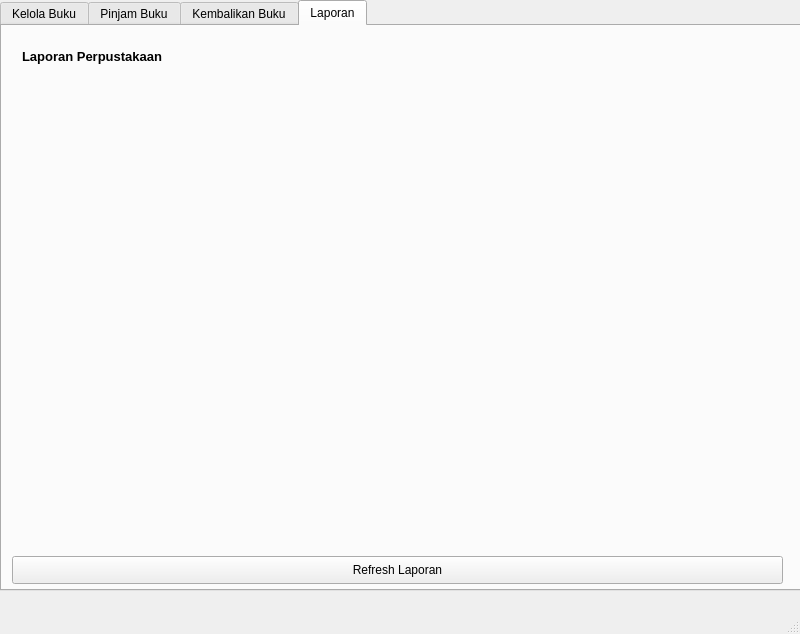
<?xml version="1.0" encoding="UTF-8"?>
<ui version="4.0">
 <class>title</class>
 <widget class="QMainWindow" name="title">
  <property name="geometry">
   <rect>
    <x>0</x>
    <y>0</y>
    <width>800</width>
    <height>634</height>
   </rect>
  </property>
  <property name="windowTitle">
   <string>Sistem Peminjaman Buku</string>
  </property>
  <widget class="QWidget" name="centralwidget">
   <widget class="QTabWidget" name="tabWidget">
    <property name="geometry">
     <rect>
      <x>0</x>
      <y>0</y>
      <width>801</width>
      <height>591</height>
     </rect>
    </property>
    <property name="currentIndex">
     <number>3</number>
    </property>
    <widget class="QWidget" name="books_tab">
     <attribute name="title">
      <string>Kelola Buku</string>
     </attribute>
     <widget class="QLabel" name="labelJudul">
      <property name="geometry">
       <rect>
        <x>10</x>
        <y>20</y>
        <width>55</width>
        <height>16</height>
       </rect>
      </property>
      <property name="text">
       <string>Judul:</string>
      </property>
     </widget>
     <widget class="QLabel" name="labelPenulis">
      <property name="geometry">
       <rect>
        <x>10</x>
        <y>50</y>
        <width>55</width>
        <height>16</height>
       </rect>
      </property>
      <property name="text">
       <string>Penulis:</string>
      </property>
     </widget>
     <widget class="QLabel" name="labelStok">
      <property name="geometry">
       <rect>
        <x>10</x>
        <y>80</y>
        <width>55</width>
        <height>16</height>
       </rect>
      </property>
      <property name="text">
       <string>Stok:</string>
      </property>
     </widget>
     <widget class="QLineEdit" name="title_input">
      <property name="geometry">
       <rect>
        <x>60</x>
        <y>20</y>
        <width>721</width>
        <height>21</height>
       </rect>
      </property>
     </widget>
     <widget class="QLineEdit" name="author_input">
      <property name="geometry">
       <rect>
        <x>60</x>
        <y>50</y>
        <width>721</width>
        <height>22</height>
       </rect>
      </property>
     </widget>
     <widget class="QSpinBox" name="stock_input">
      <property name="geometry">
       <rect>
        <x>60</x>
        <y>80</y>
        <width>721</width>
        <height>22</height>
       </rect>
      </property>
      <property name="maximum">
       <number>100</number>
      </property>
      <property name="value">
       <number>1</number>
      </property>
      <property name="displayIntegerBase">
       <number>10</number>
      </property>
     </widget>
     <widget class="QPushButton" name="delete_book_btn">
      <property name="geometry">
       <rect>
        <x>530</x>
        <y>110</y>
        <width>251</width>
        <height>28</height>
       </rect>
      </property>
      <property name="text">
       <string>Hapus Buku</string>
      </property>
     </widget>
     <widget class="QPushButton" name="update_book_btn">
      <property name="geometry">
       <rect>
        <x>270</x>
        <y>110</y>
        <width>251</width>
        <height>28</height>
       </rect>
      </property>
      <property name="text">
       <string>Update Buku</string>
      </property>
     </widget>
     <widget class="QPushButton" name="add_book_btn">
      <property name="geometry">
       <rect>
        <x>10</x>
        <y>110</y>
        <width>251</width>
        <height>28</height>
       </rect>
      </property>
      <property name="text">
       <string>Tambah Buku</string>
      </property>
     </widget>
     <widget class="QTableView" name="book_table">
      <property name="geometry">
       <rect>
        <x>10</x>
        <y>150</y>
        <width>771</width>
        <height>401</height>
       </rect>
      </property>
     </widget>
    </widget>
    <widget class="QWidget" name="borrow_tab">
     <attribute name="title">
      <string>Pinjam Buku</string>
     </attribute>
     <widget class="QLabel" name="labelPilihBuku">
      <property name="geometry">
       <rect>
        <x>10</x>
        <y>20</y>
        <width>81</width>
        <height>16</height>
       </rect>
      </property>
      <property name="text">
       <string>Pilih Buku:</string>
      </property>
     </widget>
     <widget class="QLabel" name="labelNamaPeminjam">
      <property name="geometry">
       <rect>
        <x>10</x>
        <y>130</y>
        <width>101</width>
        <height>16</height>
       </rect>
      </property>
      <property name="text">
       <string>Nama Peminjam:</string>
      </property>
     </widget>
     <widget class="QComboBox" name="book_combo">
      <property name="geometry">
       <rect>
        <x>10</x>
        <y>50</y>
        <width>771</width>
        <height>22</height>
       </rect>
      </property>
     </widget>
     <widget class="QLineEdit" name="borrower_input">
      <property name="geometry">
       <rect>
        <x>10</x>
        <y>160</y>
        <width>771</width>
        <height>22</height>
       </rect>
      </property>
     </widget>
     <widget class="QPushButton" name="borrow_btn">
      <property name="geometry">
       <rect>
        <x>10</x>
        <y>520</y>
        <width>771</width>
        <height>28</height>
       </rect>
      </property>
      <property name="text">
       <string>Pinjam Buku</string>
      </property>
     </widget>
    </widget>
    <widget class="QWidget" name="return_tab">
     <attribute name="title">
      <string>Kembalikan Buku</string>
     </attribute>
     <widget class="QLabel" name="labelPeminjamanAktif">
      <property name="geometry">
       <rect>
        <x>10</x>
        <y>10</y>
        <width>121</width>
        <height>16</height>
       </rect>
      </property>
      <property name="text">
       <string>Peminjaman Aktif:</string>
      </property>
     </widget>
     <widget class="QPushButton" name="return_btn">
      <property name="geometry">
       <rect>
        <x>10</x>
        <y>530</y>
        <width>771</width>
        <height>28</height>
       </rect>
      </property>
      <property name="text">
       <string>Kembalikan Buku</string>
      </property>
     </widget>
     <widget class="QTableView" name="loan_table">
      <property name="geometry">
       <rect>
        <x>10</x>
        <y>30</y>
        <width>771</width>
        <height>491</height>
       </rect>
      </property>
     </widget>
    </widget>
    <widget class="QWidget" name="reports_tab">
     <property name="font">
      <font>
       <weight>50</weight>
       <bold>false</bold>
      </font>
     </property>
     <property name="contextMenuPolicy">
      <enum>Qt::DefaultContextMenu</enum>
     </property>
     <attribute name="title">
      <string>Laporan</string>
     </attribute>
     <widget class="QLabel" name="stats_label">
      <property name="geometry">
       <rect>
        <x>20</x>
        <y>10</y>
        <width>321</width>
        <height>41</height>
       </rect>
      </property>
      <property name="font">
       <font>
        <pointsize>10</pointsize>
        <weight>75</weight>
        <bold>true</bold>
       </font>
      </property>
      <property name="text">
       <string>Laporan Perpustakaan </string>
      </property>
     </widget>
     <widget class="QPushButton" name="refresh_btn">
      <property name="geometry">
       <rect>
        <x>10</x>
        <y>530</y>
        <width>771</width>
        <height>28</height>
       </rect>
      </property>
      <property name="text">
       <string>Refresh Laporan</string>
      </property>
     </widget>
    </widget>
   </widget>
  </widget>
  <widget class="QMenuBar" name="menubar">
   <property name="geometry">
    <rect>
     <x>0</x>
     <y>0</y>
     <width>800</width>
     <height>26</height>
    </rect>
   </property>
  </widget>
  <widget class="QStatusBar" name="statusbar"/>
 </widget>
 <resources/>
 <connections/>
</ui>
